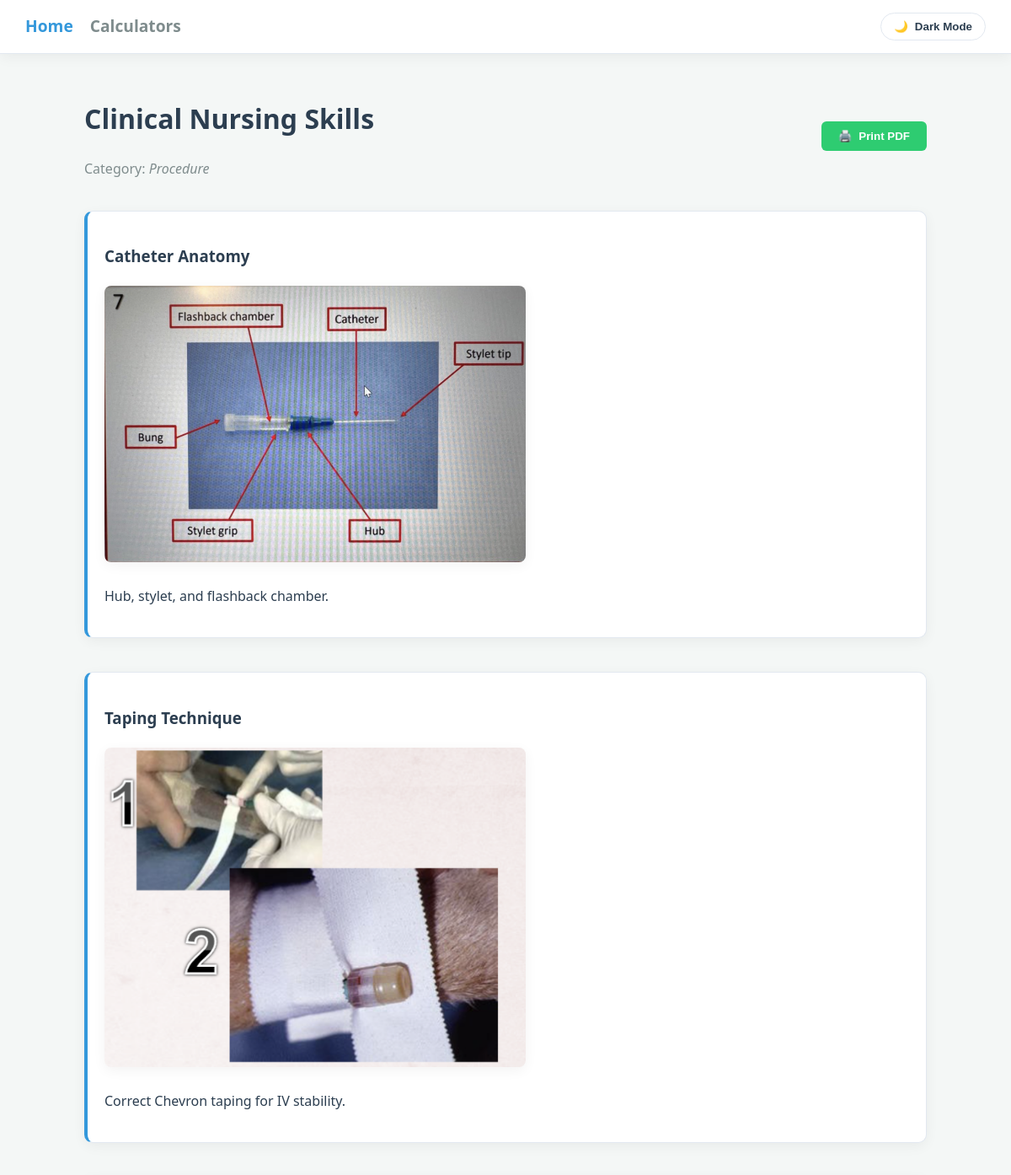
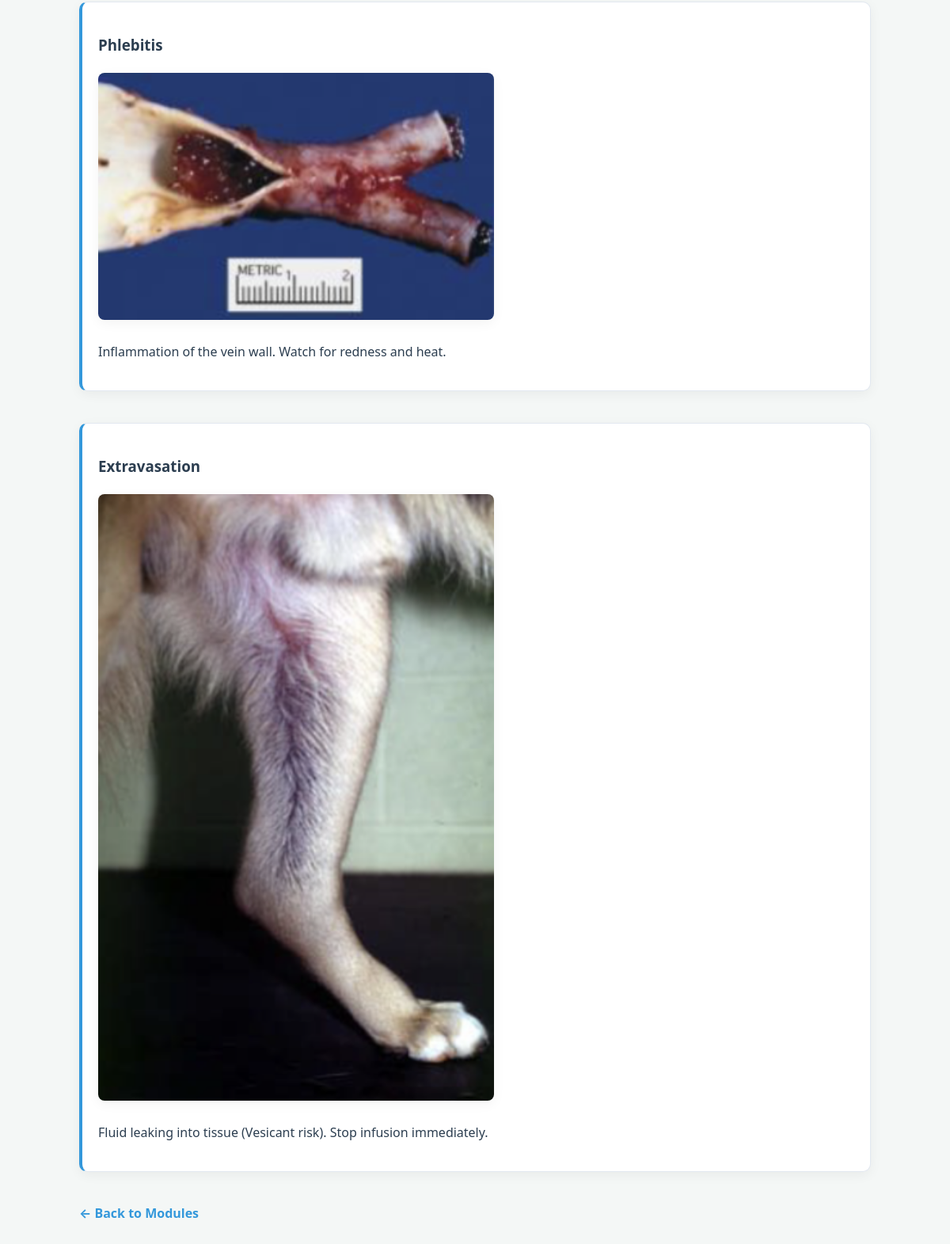
Screenshot of /topic/4 with the database file from the repository (2 pictures, top to bottom).
### models.py (models this page shows)
class Topic(db.Model):
    id = db.Column(db.Integer, primary_key=True)
    module_id = db.Column(db.Integer, db.ForeignKey('study_module.id'))
    title = db.Column(db.String(100), nullable=False) # e.g., 'Bandaging Technique'
    category = db.Column(db.String(50)) # e.g., 'Procedure', 'Diagnostics', 'Math'
    sub_sections = db.relationship('SubSection', backref='topic', lazy=True)

class SubSection(db.Model):
    id = db.Column(db.Integer, primary_key=True)
    topic_id = db.Column(db.Integer, db.ForeignKey('topic.id'))
    heading = db.Column(db.String(200)) # e.g., 'The 3 Layers of a Bandage'
    content = db.Column(db.Text)        # The detailed notes
    image_filename = db.Column(db.String(100), nullable=True)
    structured_data = db.Column(db.JSON, nullable=True)

### app.py (the view)
@app.route('/topic/<int:topic_id>')
def topic_detail(topic_id):
    topic = Topic.query.get_or_404(topic_id)
    sub_sections = list(topic.sub_sections)
    if topic.category == "Study Tool":
        random.shuffle(sub_sections)
        for sub in sub_sections:
            if sub.structured_data and 'options' in sub.structured_data:
                random.shuffle(sub.structured_data['options'])
    if "ECG" in topic.title:
        return render_template('nursing/rhythm_library.html', topic=topic, sub_sections=sub_sections)
    return render_template('nursing/procedures.html', topic=topic, sub_sections=sub_sections)

### templates/nursing/procedures.html (shortened to what this page needs)
{% extends 'base.html' %}
{% block content %}
<div style="display: flex; justify-content: space-between; align-items: center; margin-bottom: 20px;">
    <div>
        <h1 style="color: var(--text-main);">{{ topic.title }}</h1>
        <p style="color: var(--text-muted);">Category: <em>{{ topic.category }}</em></p>
    </div>
    <div style="display: flex; gap: 10px; align-items: center;">
        <button onclick="window.print()" class="btn btn-primary" style="display: flex; align-items: center; gap: 8px; background-color: var(--success);">
            <span>🖨️</span> Print PDF
        </button>
    </div>
</div>
<div id="mainContent">
    {% if topic.category == "Study Tool" %}
        <form action="{{ url_for('submit_quiz', topic_id=topic.id) }}" method="POST">
            {% for sub in sub_sections %}
                <section class="quiz-section" style="margin-bottom: 40px; border-left: 4px solid var(--primary); padding-left: 20px;">
                    <h3 style="color: var(--primary);">
                        Q{{ loop.index }}: {{ sub.heading.split(':', 1)[1] if ':' in sub.heading else sub.heading }}
                    </h3>
                    <p style="font-size: 1.1em; margin-bottom: 20px; color: var(--text-main);">{{ sub.content }}</p>
                    {% if sub.structured_data and 'options' in sub.structured_data %}
                        <div style="display: grid; gap: 12px; max-width: 600px;">
                            {% for option in sub.structured_data.options %}
                                <label class="quiz-option">
                                    <input type="radio" name="question_{{ sub.id }}" value="{{ option }}" required>
                                    <span class="option-text">{{ option }}</span>
                                </label>
                            {% endfor %}
                        </div>
                    {% endif %}
                </section>
            {% endfor %}
            <div style="text-align: center; margin: 50px 0;">
                <button type="submit" class="submit-btn">
                    Submit My Answers
                </button>
            </div>
        </form>
    {% else %}
        {% for sub in sub_sections %}
            <section class="quiz-section" style="margin-bottom: 40px; border-left: 4px solid var(--primary); padding-left: 20px;">
                <h3 style="color: var(--text-main);">{{ sub.heading }}</h3>
                {% if sub.image_filename %}
                    <div style="margin: 20px 0; max-width: 500px;">
                        <img src="{{ url_for('static', filename='images/diagrams/' + sub.image_filename) }}"
                             alt="Clinical Diagram"
                             style="width: 100%; height: auto; border-radius: 8px; box-shadow: var(--shadow);">
                    </div>
                {% endif %}
                <p style="color: var(--text-main);">{{ sub.content }}</p>
            </section>
        {% endfor %}
    {% endif %}
</div>
<div class="back-link" style="margin-top: 20px; padding-bottom: 40px;">
    <a href="/" style="display: inline-block; color: var(--primary); text-decoration: none; font-weight: bold;">← Back to Modules</a>
</div>
{% endblock %}

### static/css/main.css (style rules this page uses)
:root { --bg-main: #f4f7f6; --bg-card: #ffffff; --text-main: #2c3e50; --text-muted: #7f8c8d; --primary: #3498db; --primary-hover: #2980b9; --success: #2ecc71; --danger: #e74c3c; --warning: #e67e22; --border-color: #e2e8f0; --shadow: 0 4px 15px rgba(0, 0, 0, 0.05); }
body { background-color: var(--bg-main); color: var(--text-main); font-family: 'Segoe UI', system-ui, -apple-system, sans-serif; line-height: 1.6; transition: background-color 0.3s ease, color 0.3s ease; margin: 0; padding: 0; }
h1, h2, h3, h4 { color: var(--text-main); }
.card, .quiz-section, .calculator-box { background-color: var(--bg-card); border: 1px solid var(--border-color); border-radius: 10px; box-shadow: var(--shadow); padding: 20px; transition: background-color 0.3s ease, border-color 0.3s ease; }
.btn { display: inline-block; padding: 10px 20px; border: none; border-radius: 6px; font-weight: bold; cursor: pointer; text-align: center; transition: all 0.2s ease; }
.btn-primary { background-color: var(--primary); color: white; }

### rows the page displays
Topic: title "Clinical Nursing Skills", category "Procedure"
SubSection: heading "Catheter Anatomy", image_filename (picture), content "Hub, stylet, and flashback chamber."
SubSection: heading "Taping Technique", image_filename (picture), content "Correct Chevron taping for IV stability."
SubSection: heading "Phlebitis", image_filename (picture), content "Inflammation of the vein wall. Watch for redness and heat."
SubSection: heading "Extravasation", image_filename (picture), content "Fluid leaking into tissue (Vesicant risk). Stop infusion immediately."
